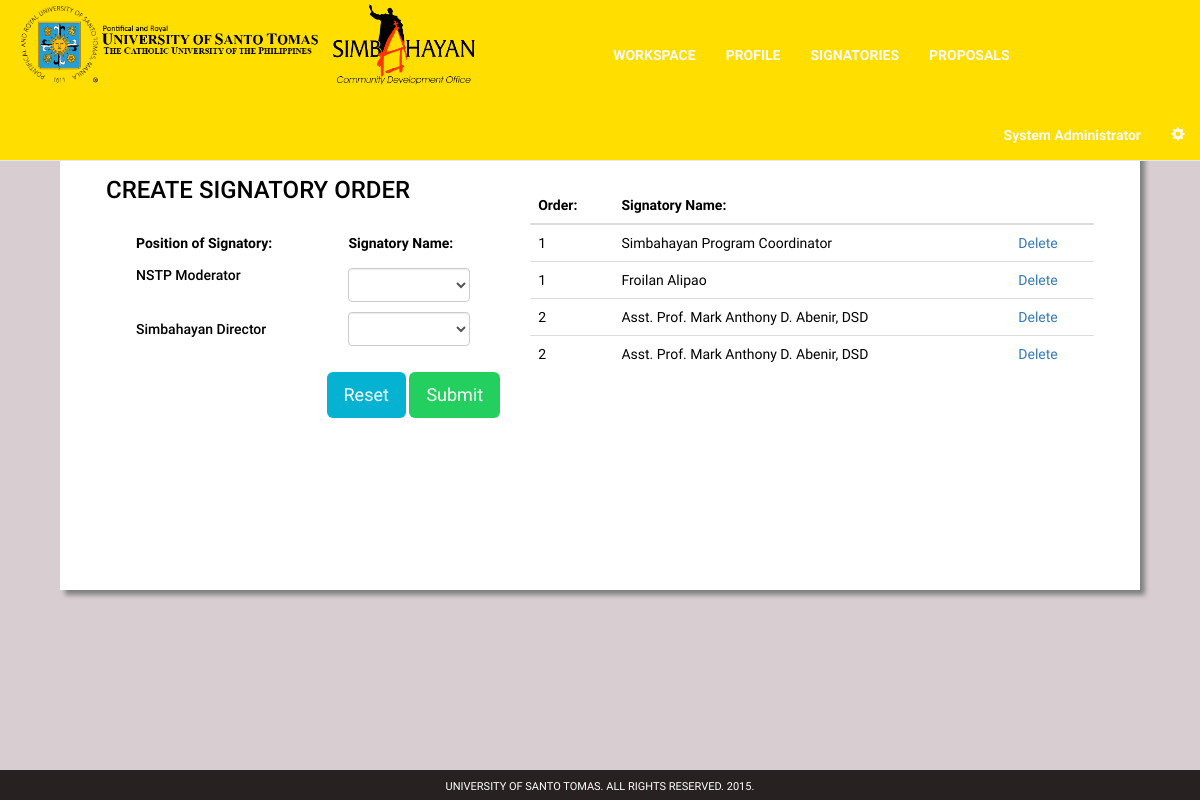
Screenshot of /manage-order-nstp.php (signed in) with the database file from the repository.
### tables this page shows
CREATE TABLE `order_signatory` (
  `signatory_id` int(11) NOT NULL,
  `org_num` int(11) NOT NULL,
  `order_number` int(11) NOT NULL,
  `signatory_num` int(11) NOT NULL,
  `signatory_name` varchar(100) NOT NULL,
  `reference` int(11) NOT NULL,
  `standard` int(11) NOT NULL,
  `simbahayan` int(11) NOT NULL,
  `univ_wide` int(11) NOT NULL,
  `nstp` int(11) NOT NULL
);

### manage-order-nstp.php (the view, shortened to what this page needs)
<?php
include "mysql_connect.php";
$id = $_SESSION['user_id'];
?>
<!DOCTYPE html>
<html lang="en">
<head>
    <link href="css/bootstrap.min.css" rel="stylesheet">
</head>
	<body style = "background-color: #d8ced1; font-family: 'RobotoDraft'; height: 100%; color: #222; font-size: 14px; padding-top: 5%; padding-bottom: 5%;">
  <div class = "wrapper">
<nav class="navbar navbar-default navbar-fixed-top">
<div class="container-fluid">
<div class="navbar-header">
<a href="admin.html"><img src= "images/ust_logo1.png" style = "height: 90px;"></a>
<a href="admin.html"><img src= "images/simba_logo.png" style = "height: 90px;"></a>
</div>
<div class="collapse navbar-collapse" id="bs-example-navbar-collapse-1">
  <ul class="nav navbar-nav" style = "margin-left: 120px; margin-top: 30px;">
    <li><a href="signatory.php"><b>WORKSPACE</b><span class="sr-only">(current)</span></a></li>
    <li><a href="signatory-profile.php"><b>PROFILE</b></a></li>
    <li class="active"><a href="manage-order-step1.php"><b>SIGNATORIES</b></a></li>
	<li><a href="signatory-listproposal.php?page=1"><b>PROPOSALS</b></a></li>
  </ul>
  <ul class="nav navbar-nav navbar-right" style = "margin-top: 30px;">
    <li><a href="signatory-profile.php"><b><?php echo $_SESSION['name'];?></b></a></li>
    <li class="dropdown">
      <a href="#" class="dropdown-toggle" data-toggle="dropdown" role="button" aria-haspopup="true" aria-expanded="false"><span class="glyphicon glyphicon-cog" aria-hidden="true"></span></a>
    </li>
  </ul>
</div>
</div>
</nav>
    <div class = "container">
               <div class = "col-md-12" style = "div-align: center; margin-top: 30px;">
            <div class = "col-md-12">
                <div class = "panel panel-body" style = "width: 100%; border-radius: 0;height: 500px; background-color: #fff; box-shadow: 5px 5px 5px grey; color: #000;">
				  <div class = "panel panel-heading" style = "font-size: 20px; color: #222; font-weight: bold;"><center>MANAGE SIGNATORIES</center>
				  </div>
                  <div class = "col-md-12" style = "margin-top: 0px; color: #000;">
                <form role="form" class="col-md-5" action = "manage-order-nstp.php" method = "post" enctype="multipart/form-data">
	   <h3 style="margin-top:0px;">CREATE SIGNATORY ORDER </h3><br>
            <div class="col-md-12">
				 <div class="col-md-7">
                    <label class="control-label">Position of Signatory: </label>
					<h5>NSTP Moderator</h5>
                </div>
				<div class="col-md-5">
                    <label class="control-label">Signatory Name: </label>
                    <?php
						echo '<select  name="signatory[0]" class="form-control" style = "margin-top: 10px;" required="required">';
						echo '<option value=""> </option>';
						echo '</select>';
						?>
                </div>
				<div class="form-group col-md-7" style="margin-top:10px;">
					<h5>Simbahayan Director</h5>
				</div>
				<div class="form-group col-md-5" style="margin-top:10px;">
                    <?php
						$query = mysqli_query($link, "SELECT * from login_user WHERE college='simbahayan'");
						echo '<select  name="signatory[1]" class="form-control" required="required">';
						echo '<option value=""> </option>';
						while ($row = mysqli_fetch_array($query)) {
							echo '<option value="'.$row['user_id'].'">'.$row['name'].'</option>';
						}
						echo '</select>';
						?>
				</div>
				</div>
				 <div class="form-group" style="text-align:right">
				 <input style = "margin-top: 10px; color: #fff; background-color: #05B2d2;" type="reset" class="btn btn-default btn-lg"/>
				 <input style = "margin-top: 10px; color: #fff; background-color: #23cf5f;" type="submit" value="Submit" class="btn btn-default btn-lg"/>
                 </div>
</form>
        <div class="col-md-7" style="margin-top:10px; overflow-y: scroll; height: 350px;">
        <table class="table table-hover">
        <thead>
				<tr>
				<th>Order: </th>
				<th>Signatory Name: </th>
				<th> </th>
				</tr>
				</thead>
        <tbody>
		  <?php
				$sql="SELECT * FROM order_signatory WHERE standard = 1 AND reference = $id order by order_number asc";
				$result = mysqli_query($link,$sql);
				while($row = mysqli_fetch_array($result)) {
					$r=$row['signatory_id'];
					echo "<tr>";
					echo "<td>" .$row['order_number'] . "</td>";
					echo "<td>" .$row['signatory_name'] . "</td>";
					echo "<td><a href='delete-order.php?r=".$r."'>";
					echo "Delete</a>";
					echo "</td>";
					echo "</tr>";
				}
				?>
        </tbody>
        </table>
        </div>
            </div>
                </div>
     </div>
</div>
</div>
<footer style = "position:absolute; bottom:0px; height:30px; width:100%; padding-top:9px; background-color:#282122; color: #fff; text-align: center; font-size: 11px;">UNIVERSITY OF SANTO TOMAS. ALL RIGHTS RESERVED. 2015.</footer>
</div>
</body>
	</html>

### rows the page displays
order_signatory: order_number "1", signatory_name "Simbahayan Program Coordinator"
order_signatory: order_number "1", signatory_name "Froilan Alipao"
order_signatory: order_number "2", signatory_name "Asst. Prof. Mark Anthony D. Abenir, DSD"
order_signatory: order_number "2", signatory_name "Asst. Prof. Mark Anthony D. Abenir, DSD"

### other values shown
$_SESSION['name'] "System Administrator"
